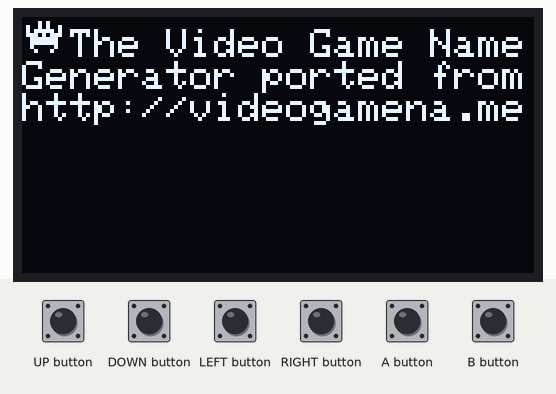
Simulated run of this sketch. Board: Arduboy, built with avr-gcc and run on an emulated ATmega32U4. On the bench: 128×64 one-colour display. The test bench sets the inputs (shaded band). Random numbers use the default seed unless the sketch sets one.

Above: at 1.2 s.
1.3 s: UP button pressed for 1 s
At 2.6 s:
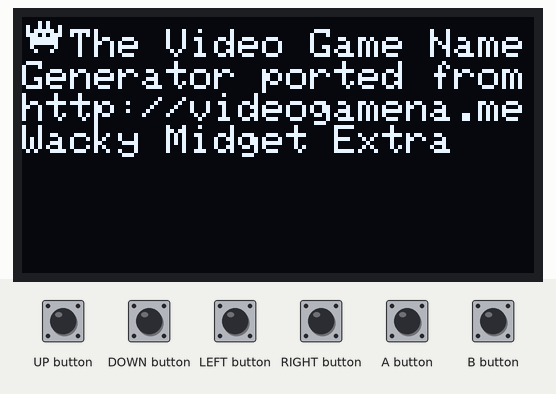
3.8 s: DOWN button pressed for 0.15 s
At 5.1 s:
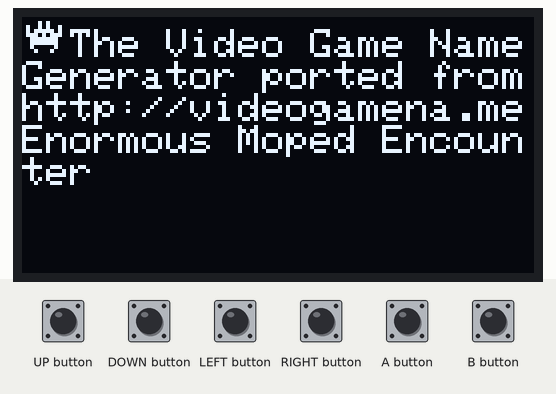
5.4 s: LEFT button pressed for 0.15 s
At 6.5 s:
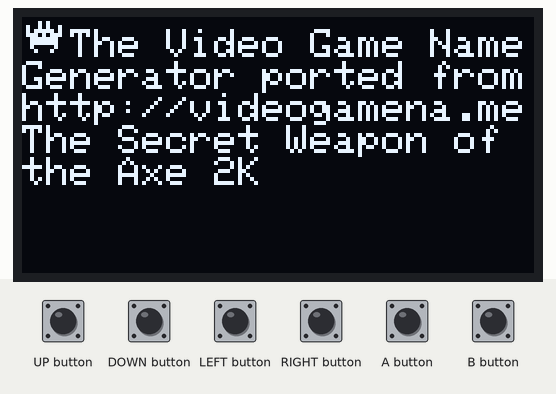
7.0 s: RIGHT button pressed for 0.15 s
At 7.9 s:
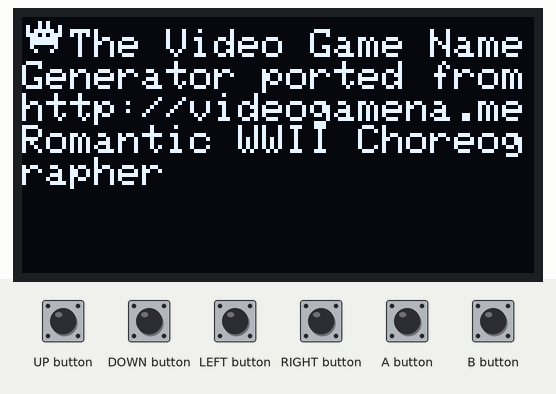
8.6 s: A button pressed for 0.15 s
At 9.9 s:
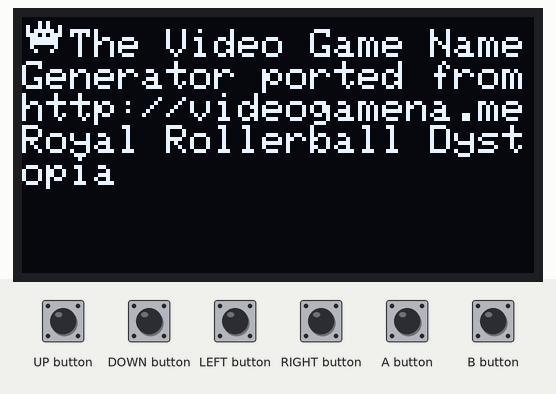
10.2 s: B button pressed for 0.15 s
At 11.3 s:
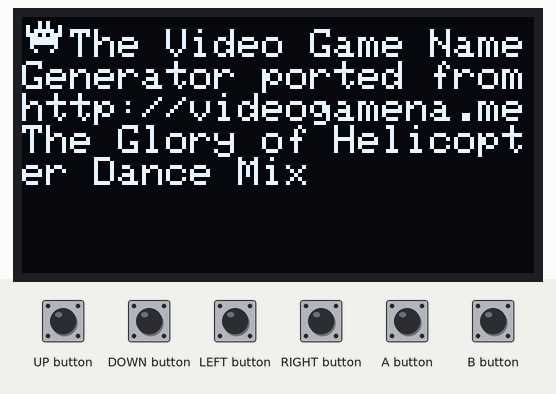
Timing chart, 0 to 12.8 s (numbered marks = the images above; inputs shaded):
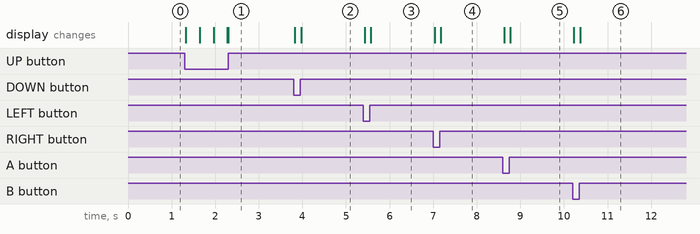

Measured:
- after the input at 1.3 s, the display: first changes at once (image 1 shows a later state)
- after the input at 3.8 s, the display: first changes at once (image 2 shows a later state)
- after the input at 5.4 s, the display: first changes at once (image 3 shows a later state)
- after the input at 7.0 s, the display: first changes at once (image 4 shows a later state)
- after the input at 8.6 s, the display: first changes at once (image 5 shows a later state)
- after the input at 10.2 s, the display: first changes at once (image 6 shows a later state)

The sketch:

arduboy-rvgng.ino
```cpp
#include <avr/pgmspace.h>

#include "Arduboy.h"
#include "first_words.h"
#include "middle_words.h"
#include "last_words.h"

Arduboy arduboy;
const char relatedDelimiter = '|';
String relatedWords;
bool wait;
bool discardSimilar;

// draw bottom to top, left to right
static const unsigned PROGMEM char sprite[] = {
  B00001110,
  B01111000,
  B10111100,
  B00110111,
  B00111100,
  B00110111,
  B10111100,
  B01111000,
  B00001110
};

void setup() {
  arduboy.begin();
  arduboy.initRandomSeed();
  showTitle("");
}

void loop() {
  int input = arduboy.getInput();
  discardSimilar = input == B_BUTTON;
  if(input != 0) newGame();
}

void showTitle(String title){

  arduboy.clear();
  arduboy.drawBitmap(1, 1, sprite, 9, 8, WHITE);
  arduboy.setTextWrap(true);

  arduboy.setCursor(12, 3);
  arduboy.print("The Video Game NameGenerator ported from\nhttp://videogamena.me\n" + title);

  arduboy.display();
}

void newGame() {
  if(wait) return;
  wait = true;
  relatedWords = relatedDelimiter;

  uint16_t firstNum = random(1, 519);
  String firstWord = getWord(firstWords, firstNum);
  String middleWord;
  String lastWord;

  do {
    uint16_t middleNum = random(1, 350);
    middleWord = getWord(middleWords, middleNum);
  } while(
    middleWord == firstWord ||
    isRelated(middleWord)
  );

  do {
    uint16_t lastNum = random(1, 127);//412); // NOT ENOUGH FLASH MEMORY FOR THE REST!!!
    lastWord = getWord(lastWords, lastNum);
  } while(
    lastWord == firstWord ||
    lastWord == middleWord ||
    isRelated(lastWord)
  );

  showTitle(firstWord + ' ' + middleWord + ' ' + lastWord);
  wait = false;
}

String getWord(const char* const words[], uint16_t index) {
  char buffer[75];

  strcpy_P(buffer, (char*)pgm_read_word(&(words[index])));

  String details = String(buffer);
  String currentWord = details;
  int delimiter = details.indexOf('^');

  if(delimiter != -1) {
    currentWord = details.substring(0, delimiter);
    addRelatedWords(details.substring(delimiter));
  }

  return currentWord;
}

void addRelatedWords(String words) {
  relatedWords = relatedWords + words + relatedDelimiter;
}

bool isRelated(String currentWord) {
  if(discardSimilar) return false;
  return relatedWords.indexOf(relatedDelimiter + currentWord + relatedDelimiter) != -1;
}
```

first_words.h
```cpp
#ifndef FIRST_WORDS_H
#define FIRST_WORDS_H

#include <avr/pgmspace.h>

extern const char* const firstWords[];

#endif
```

last_words.h
```cpp
#ifndef LAST_WORDS_H
#define LAST_WORDS_H

#include <avr/pgmspace.h>

extern const char* const lastWords[];

#endif
```

middle_words.h
```cpp
#ifndef MIDDLE_WORDS_H
#define MIDDLE_WORDS_H

#include <avr/pgmspace.h>

extern const char* const middleWords[];

#endif
```

Source omitted: first_words.cpp (30824 bytes), last_words.cpp (22165 bytes), middle_words.cpp (21223 bytes)
